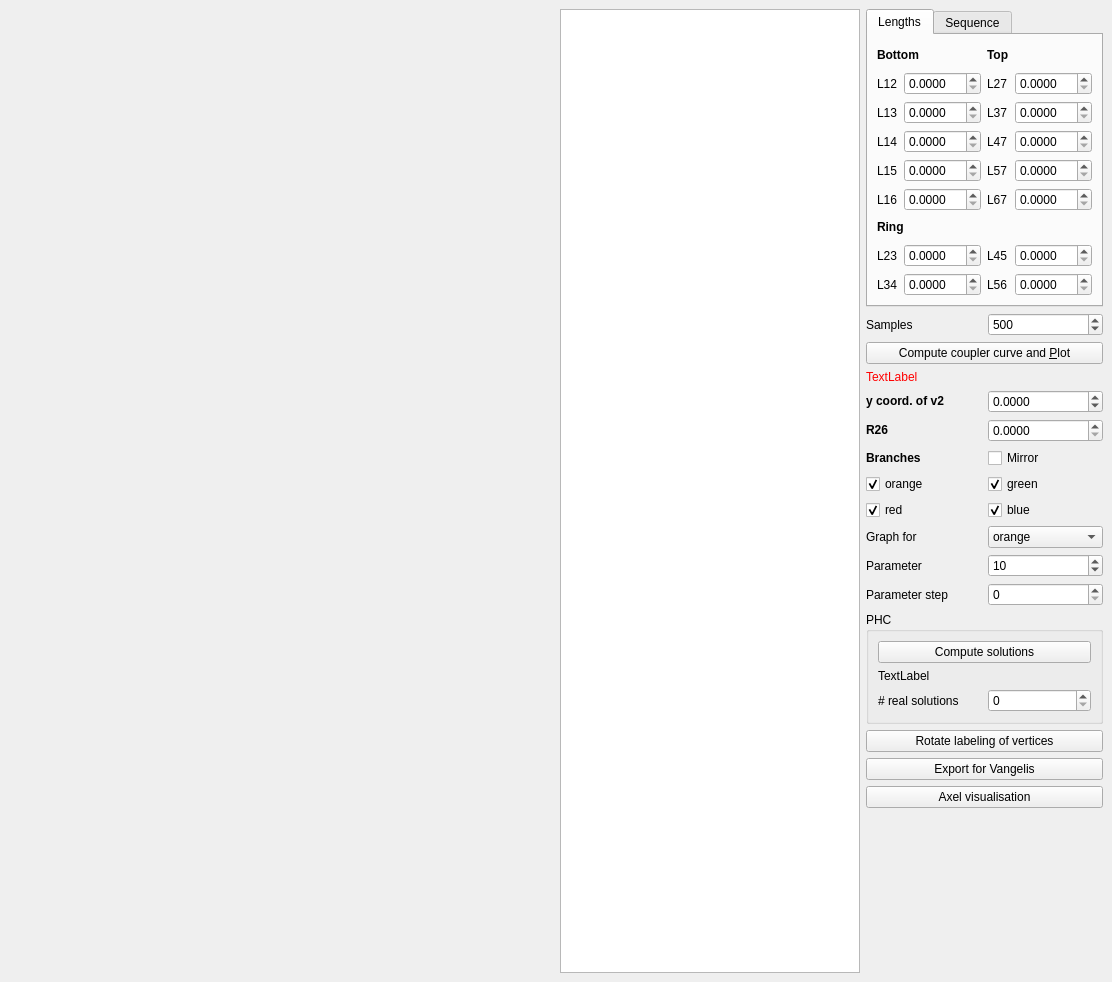
<?xml version="1.0" encoding="UTF-8"?>
<ui version="4.0">
 <class>MainWindow</class>
 <widget class="QMainWindow" name="MainWindow">
  <property name="geometry">
   <rect>
    <x>0</x>
    <y>0</y>
    <width>1112</width>
    <height>982</height>
   </rect>
  </property>
  <property name="windowTitle">
   <string/>
  </property>
  <widget class="QWidget" name="centralwidget">
   <layout class="QVBoxLayout" name="verticalLayout">
    <item>
     <layout class="QHBoxLayout" name="horizontalLayout" stretch="1,0,0">
      <item>
       <layout class="QVBoxLayout" name="figLayout"/>
      </item>
      <item>
       <widget class="QPlainTextEdit" name="plainTextEdit">
        <property name="minimumSize">
         <size>
          <width>300</width>
          <height>0</height>
         </size>
        </property>
       </widget>
      </item>
      <item>
       <layout class="QVBoxLayout" name="verticalLayoutInputs">
        <item>
         <widget class="QTabWidget" name="tabWidget">
          <property name="currentIndex">
           <number>0</number>
          </property>
          <widget class="QWidget" name="tabLengths">
           <property name="minimumSize">
            <size>
             <width>160</width>
             <height>0</height>
            </size>
           </property>
           <attribute name="title">
            <string>Lengths</string>
           </attribute>
           <layout class="QGridLayout" name="gridLayout_5">
            <item row="3" column="2">
             <widget class="QDoubleSpinBox" name="doubleSpinBoxL13">
              <property name="decimals">
               <number>4</number>
              </property>
              <property name="maximum">
               <double>999.990000000000009</double>
              </property>
              <property name="singleStep">
               <double>0.100000000000000</double>
              </property>
             </widget>
            </item>
            <item row="5" column="2">
             <widget class="QDoubleSpinBox" name="doubleSpinBoxL15">
              <property name="decimals">
               <number>4</number>
              </property>
              <property name="maximum">
               <double>999.990000000000009</double>
              </property>
              <property name="singleStep">
               <double>0.100000000000000</double>
              </property>
             </widget>
            </item>
            <item row="4" column="2">
             <widget class="QDoubleSpinBox" name="doubleSpinBoxL14">
              <property name="decimals">
               <number>4</number>
              </property>
              <property name="maximum">
               <double>999.990000000000009</double>
              </property>
              <property name="singleStep">
               <double>0.100000000000000</double>
              </property>
             </widget>
            </item>
            <item row="2" column="1">
             <widget class="QLabel" name="label_L12">
              <property name="text">
               <string>L12</string>
              </property>
             </widget>
            </item>
            <item row="5" column="1">
             <widget class="QLabel" name="label_L15">
              <property name="text">
               <string>L15</string>
              </property>
             </widget>
            </item>
            <item row="6" column="2">
             <widget class="QDoubleSpinBox" name="doubleSpinBoxL16">
              <property name="decimals">
               <number>4</number>
              </property>
              <property name="maximum">
               <double>999.990000000000009</double>
              </property>
              <property name="singleStep">
               <double>0.100000000000000</double>
              </property>
             </widget>
            </item>
            <item row="2" column="3">
             <widget class="QLabel" name="label_L27">
              <property name="text">
               <string>L27</string>
              </property>
             </widget>
            </item>
            <item row="2" column="2">
             <widget class="QDoubleSpinBox" name="doubleSpinBoxL12">
              <property name="decimals">
               <number>4</number>
              </property>
              <property name="maximum">
               <double>999.990000000000009</double>
              </property>
              <property name="singleStep">
               <double>0.100000000000000</double>
              </property>
             </widget>
            </item>
            <item row="3" column="1">
             <widget class="QLabel" name="label_L13">
              <property name="text">
               <string>L13</string>
              </property>
             </widget>
            </item>
            <item row="22" column="1">
             <widget class="QLabel" name="label_L34">
              <property name="text">
               <string>L34</string>
              </property>
             </widget>
            </item>
            <item row="6" column="1">
             <widget class="QLabel" name="label_L16">
              <property name="text">
               <string>L16</string>
              </property>
             </widget>
            </item>
            <item row="4" column="1">
             <widget class="QLabel" name="label_L14">
              <property name="text">
               <string>L14</string>
              </property>
             </widget>
            </item>
            <item row="20" column="1">
             <widget class="QLabel" name="label_L23">
              <property name="text">
               <string>L23</string>
              </property>
             </widget>
            </item>
            <item row="20" column="2">
             <widget class="QDoubleSpinBox" name="doubleSpinBoxL23">
              <property name="decimals">
               <number>4</number>
              </property>
              <property name="maximum">
               <double>999.990000000000009</double>
              </property>
              <property name="singleStep">
               <double>0.100000000000000</double>
              </property>
             </widget>
            </item>
            <item row="22" column="2">
             <widget class="QDoubleSpinBox" name="doubleSpinBoxL34">
              <property name="decimals">
               <number>4</number>
              </property>
              <property name="maximum">
               <double>999.990000000000009</double>
              </property>
              <property name="singleStep">
               <double>0.100000000000000</double>
              </property>
             </widget>
            </item>
            <item row="0" column="3">
             <widget class="QLabel" name="label_Up">
              <property name="text">
               <string>&lt;html&gt;&lt;head/&gt;&lt;body&gt;&lt;p&gt;&lt;span style=&quot; font-weight:600;&quot;&gt;Top&lt;/span&gt;&lt;/p&gt;&lt;/body&gt;&lt;/html&gt;</string>
              </property>
             </widget>
            </item>
            <item row="2" column="4">
             <widget class="QDoubleSpinBox" name="doubleSpinBoxL27">
              <property name="decimals">
               <number>4</number>
              </property>
              <property name="maximum">
               <double>999.990000000000009</double>
              </property>
              <property name="singleStep">
               <double>0.100000000000000</double>
              </property>
             </widget>
            </item>
            <item row="3" column="4">
             <widget class="QDoubleSpinBox" name="doubleSpinBoxL37">
              <property name="decimals">
               <number>4</number>
              </property>
              <property name="maximum">
               <double>999.990000000000009</double>
              </property>
              <property name="singleStep">
               <double>0.100000000000000</double>
              </property>
             </widget>
            </item>
            <item row="4" column="4">
             <widget class="QDoubleSpinBox" name="doubleSpinBoxL47">
              <property name="decimals">
               <number>4</number>
              </property>
              <property name="maximum">
               <double>999.990000000000009</double>
              </property>
              <property name="singleStep">
               <double>0.100000000000000</double>
              </property>
             </widget>
            </item>
            <item row="5" column="4">
             <widget class="QDoubleSpinBox" name="doubleSpinBoxL57">
              <property name="decimals">
               <number>4</number>
              </property>
              <property name="maximum">
               <double>999.990000000000009</double>
              </property>
              <property name="singleStep">
               <double>0.100000000000000</double>
              </property>
             </widget>
            </item>
            <item row="6" column="4">
             <widget class="QDoubleSpinBox" name="doubleSpinBoxL67">
              <property name="decimals">
               <number>4</number>
              </property>
              <property name="maximum">
               <double>999.990000000000009</double>
              </property>
              <property name="singleStep">
               <double>0.100000000000000</double>
              </property>
             </widget>
            </item>
            <item row="3" column="3">
             <widget class="QLabel" name="label_L37">
              <property name="text">
               <string>L37</string>
              </property>
             </widget>
            </item>
            <item row="4" column="3">
             <widget class="QLabel" name="label_L47">
              <property name="text">
               <string>L47</string>
              </property>
             </widget>
            </item>
            <item row="5" column="3">
             <widget class="QLabel" name="label_L57">
              <property name="text">
               <string>L57</string>
              </property>
             </widget>
            </item>
            <item row="6" column="3">
             <widget class="QLabel" name="label_L67">
              <property name="text">
               <string>L67</string>
              </property>
             </widget>
            </item>
            <item row="0" column="1" colspan="2">
             <widget class="QLabel" name="label_Bottom">
              <property name="text">
               <string>&lt;html&gt;&lt;head/&gt;&lt;body&gt;&lt;p&gt;&lt;span style=&quot; font-weight:600;&quot;&gt;Bottom&lt;/span&gt;&lt;/p&gt;&lt;/body&gt;&lt;/html&gt;</string>
              </property>
             </widget>
            </item>
            <item row="7" column="1" colspan="2">
             <widget class="QLabel" name="label_Ring">
              <property name="text">
               <string>&lt;html&gt;&lt;head/&gt;&lt;body&gt;&lt;p&gt;&lt;span style=&quot; font-weight:600;&quot;&gt;Ring&lt;/span&gt;&lt;/p&gt;&lt;/body&gt;&lt;/html&gt;</string>
              </property>
             </widget>
            </item>
            <item row="20" column="3">
             <widget class="QLabel" name="label_L45">
              <property name="text">
               <string>L45</string>
              </property>
             </widget>
            </item>
            <item row="20" column="4">
             <widget class="QDoubleSpinBox" name="doubleSpinBoxL45">
              <property name="decimals">
               <number>4</number>
              </property>
              <property name="maximum">
               <double>999.990000000000009</double>
              </property>
              <property name="singleStep">
               <double>0.100000000000000</double>
              </property>
             </widget>
            </item>
            <item row="22" column="3">
             <widget class="QLabel" name="label_L56">
              <property name="text">
               <string>L56</string>
              </property>
             </widget>
            </item>
            <item row="22" column="4">
             <widget class="QDoubleSpinBox" name="doubleSpinBoxL56">
              <property name="decimals">
               <number>4</number>
              </property>
              <property name="maximum">
               <double>999.990000000000009</double>
              </property>
              <property name="singleStep">
               <double>0.100000000000000</double>
              </property>
             </widget>
            </item>
           </layout>
          </widget>
          <widget class="QWidget" name="tabSequence">
           <attribute name="title">
            <string>Sequence</string>
           </attribute>
           <layout class="QVBoxLayout" name="verticalLayout_2">
            <item>
             <widget class="QPushButton" name="buttonLoadSequence">
              <property name="text">
               <string>Load sequence</string>
              </property>
             </widget>
            </item>
            <item>
             <widget class="QLabel" name="label">
              <property name="text">
               <string>Length of the sequence:</string>
              </property>
             </widget>
            </item>
            <item>
             <widget class="QSpinBox" name="spinBoxSeqLength"/>
            </item>
            <item>
             <widget class="QGroupBox" name="boxInfoImgInSeq">
              <property name="title">
               <string/>
              </property>
              <layout class="QVBoxLayout" name="verticalLayout_3">
               <item>
                <widget class="QLabel" name="labelImqInSeq">
                 <property name="text">
                  <string>Image in the sequence:</string>
                 </property>
                </widget>
               </item>
               <item>
                <widget class="QSpinBox" name="spinBoxImgInSeq">
                 <property name="minimum">
                  <number>1</number>
                 </property>
                </widget>
               </item>
               <item>
                <widget class="QLabel" name="label_2">
                 <property name="text">
                  <string>Number of intersections 
 computed by Vangelis:</string>
                 </property>
                </widget>
               </item>
               <item>
                <widget class="QSpinBox" name="spinBoxNumByVangelis"/>
               </item>
              </layout>
             </widget>
            </item>
            <item>
             <spacer name="verticalSpacer">
              <property name="orientation">
               <enum>Qt::Vertical</enum>
              </property>
              <property name="sizeHint" stdset="0">
               <size>
                <width>20</width>
                <height>40</height>
               </size>
              </property>
             </spacer>
            </item>
           </layout>
          </widget>
         </widget>
        </item>
        <item>
         <layout class="QGridLayout" name="gridLayoutSamples">
          <item row="1" column="1">
           <widget class="QSpinBox" name="spinBoxSamples">
            <property name="maximum">
             <number>5000</number>
            </property>
            <property name="singleStep">
             <number>100</number>
            </property>
            <property name="value">
             <number>500</number>
            </property>
           </widget>
          </item>
          <item row="1" column="0">
           <widget class="QLabel" name="label_Samples">
            <property name="text">
             <string>Samples</string>
            </property>
           </widget>
          </item>
         </layout>
        </item>
        <item>
         <widget class="QPushButton" name="pushButtonPlot">
          <property name="text">
           <string>Compute coupler curve and &amp;Plot</string>
          </property>
         </widget>
        </item>
        <item>
         <layout class="QGridLayout" name="gridLayoutBranches">
          <item row="4" column="0">
           <widget class="QLabel" name="label_yCoordV2">
            <property name="text">
             <string>&lt;html&gt;&lt;head/&gt;&lt;body&gt;&lt;p&gt;&lt;span style=&quot; font-weight:600; color:#000000;&quot;&gt;y coord. of v2&lt;/span&gt;&lt;/p&gt;&lt;/body&gt;&lt;/html&gt;</string>
            </property>
            <property name="textFormat">
             <enum>Qt::AutoText</enum>
            </property>
           </widget>
          </item>
          <item row="9" column="0">
           <widget class="QLabel" name="label_GraphFor">
            <property name="text">
             <string>Graph for</string>
            </property>
           </widget>
          </item>
          <item row="9" column="1">
           <widget class="QComboBox" name="comboBoxGraphFor">
            <item>
             <property name="text">
              <string>orange</string>
             </property>
            </item>
            <item>
             <property name="text">
              <string>red</string>
             </property>
            </item>
            <item>
             <property name="text">
              <string>green</string>
             </property>
            </item>
            <item>
             <property name="text">
              <string>blue</string>
             </property>
            </item>
            <item>
             <property name="text">
              <string>None</string>
             </property>
            </item>
           </widget>
          </item>
          <item row="10" column="1">
           <widget class="QSpinBox" name="spinBoxParameter">
            <property name="singleStep">
             <number>10</number>
            </property>
            <property name="value">
             <number>10</number>
            </property>
           </widget>
          </item>
          <item row="10" column="0">
           <widget class="QLabel" name="label_Parameter">
            <property name="text">
             <string>Parameter</string>
            </property>
           </widget>
          </item>
          <item row="8" column="1">
           <widget class="QCheckBox" name="checkBoxBlue">
            <property name="text">
             <string>blue</string>
            </property>
            <property name="checked">
             <bool>true</bool>
            </property>
           </widget>
          </item>
          <item row="7" column="1">
           <widget class="QCheckBox" name="checkBoxGreen">
            <property name="text">
             <string>green</string>
            </property>
            <property name="checked">
             <bool>true</bool>
            </property>
           </widget>
          </item>
          <item row="7" column="0">
           <widget class="QCheckBox" name="checkBoxOrange">
            <property name="text">
             <string>orange</string>
            </property>
            <property name="checked">
             <bool>true</bool>
            </property>
           </widget>
          </item>
          <item row="6" column="0">
           <widget class="QLabel" name="label_Branches">
            <property name="text">
             <string>&lt;html&gt;&lt;head/&gt;&lt;body&gt;&lt;p&gt;&lt;span style=&quot; font-weight:600;&quot;&gt;Branches&lt;/span&gt;&lt;/p&gt;&lt;/body&gt;&lt;/html&gt;</string>
            </property>
            <property name="textFormat">
             <enum>Qt::RichText</enum>
            </property>
           </widget>
          </item>
          <item row="8" column="0">
           <widget class="QCheckBox" name="checkBoxRed">
            <property name="text">
             <string>red</string>
            </property>
            <property name="checked">
             <bool>true</bool>
            </property>
           </widget>
          </item>
          <item row="6" column="1">
           <widget class="QCheckBox" name="checkBoxMirror">
            <property name="text">
             <string>Mirror</string>
            </property>
           </widget>
          </item>
          <item row="5" column="1">
           <widget class="QDoubleSpinBox" name="doubleSpinBoxR26">
            <property name="decimals">
             <number>4</number>
            </property>
            <property name="maximum">
             <double>999.990000000000009</double>
            </property>
            <property name="singleStep">
             <double>0.100000000000000</double>
            </property>
           </widget>
          </item>
          <item row="5" column="0">
           <widget class="QLabel" name="label_L26">
            <property name="text">
             <string>&lt;html&gt;&lt;head/&gt;&lt;body&gt;&lt;p&gt;&lt;span style=&quot; font-weight:600; color:#000000;&quot;&gt;R26&lt;/span&gt;&lt;/p&gt;&lt;/body&gt;&lt;/html&gt;</string>
            </property>
            <property name="textFormat">
             <enum>Qt::AutoText</enum>
            </property>
           </widget>
          </item>
          <item row="3" column="0" colspan="2">
           <widget class="QLabel" name="labelComputed">
            <property name="text">
             <string>&lt;html&gt;&lt;head/&gt;&lt;body&gt;&lt;p&gt;&lt;span style=&quot; color:#ff0000;&quot;&gt;TextLabel&lt;/span&gt;&lt;/p&gt;&lt;/body&gt;&lt;/html&gt;</string>
            </property>
            <property name="textFormat">
             <enum>Qt::RichText</enum>
            </property>
           </widget>
          </item>
          <item row="4" column="1">
           <widget class="QDoubleSpinBox" name="doubleSpinBoxY2">
            <property name="decimals">
             <number>4</number>
            </property>
            <property name="minimum">
             <double>-999.990000000000009</double>
            </property>
            <property name="maximum">
             <double>999.990000000000009</double>
            </property>
            <property name="singleStep">
             <double>0.100000000000000</double>
            </property>
           </widget>
          </item>
          <item row="11" column="0">
           <widget class="QLabel" name="label_ParameterStep">
            <property name="text">
             <string>Parameter step</string>
            </property>
           </widget>
          </item>
          <item row="11" column="1">
           <widget class="QSpinBox" name="spinBoxParameterStep">
            <property name="singleStep">
             <number>10</number>
            </property>
           </widget>
          </item>
         </layout>
        </item>
        <item>
         <widget class="QGroupBox" name="groupBoxPHC">
          <property name="title">
           <string>PHC</string>
          </property>
          <layout class="QGridLayout" name="gridLayout">
           <item row="2" column="1">
            <widget class="QSpinBox" name="spinBoxNumberReal"/>
           </item>
           <item row="0" column="0" colspan="2">
            <widget class="QPushButton" name="buttonRunPHC">
             <property name="text">
              <string>Compute solutions</string>
             </property>
            </widget>
           </item>
           <item row="2" column="0">
            <widget class="QLabel" name="label_numReal">
             <property name="text">
              <string># real solutions</string>
             </property>
            </widget>
           </item>
           <item row="1" column="0" colspan="2">
            <widget class="QLabel" name="labelRecomputePHC">
             <property name="text">
              <string>TextLabel</string>
             </property>
            </widget>
           </item>
          </layout>
         </widget>
        </item>
        <item>
         <widget class="QPushButton" name="buttonRotateVertices">
          <property name="text">
           <string>Rotate labeling of vertices</string>
          </property>
         </widget>
        </item>
        <item>
         <widget class="QPushButton" name="exportButton">
          <property name="text">
           <string>Export for Vangelis</string>
          </property>
         </widget>
        </item>
        <item>
         <widget class="QPushButton" name="buttonAxelVisualisation">
          <property name="text">
           <string>Axel visualisation</string>
          </property>
         </widget>
        </item>
        <item>
         <spacer name="verticalSpacer_2">
          <property name="orientation">
           <enum>Qt::Vertical</enum>
          </property>
          <property name="sizeHint" stdset="0">
           <size>
            <width>20</width>
            <height>40</height>
           </size>
          </property>
         </spacer>
        </item>
       </layout>
      </item>
     </layout>
    </item>
   </layout>
  </widget>
 </widget>
 <resources/>
 <connections/>
</ui>
